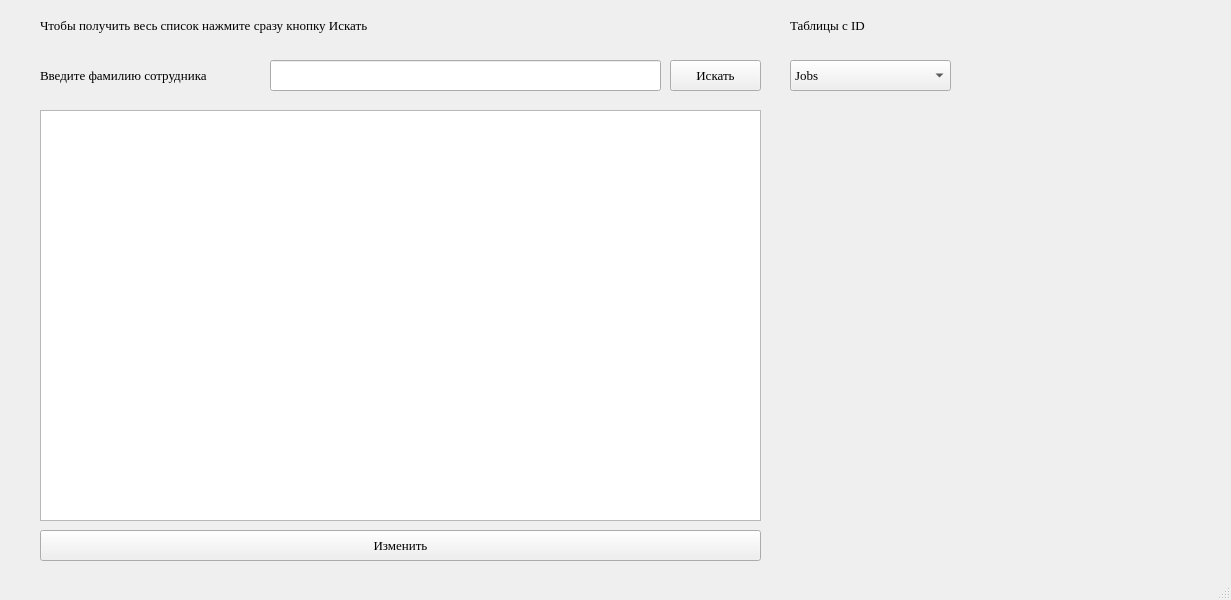
<?xml version="1.0" encoding="UTF-8"?>
<ui version="4.0">
 <class>MainWindow</class>
 <widget class="QMainWindow" name="MainWindow">
  <property name="geometry">
   <rect>
    <x>0</x>
    <y>0</y>
    <width>1231</width>
    <height>600</height>
   </rect>
  </property>
  <property name="font">
   <font>
    <family>Times New Roman</family>
    <pointsize>10</pointsize>
   </font>
  </property>
  <property name="windowTitle">
   <string>MainWindow</string>
  </property>
  <widget class="QWidget" name="centralwidget">
   <widget class="QLabel" name="lbl_hint">
    <property name="geometry">
     <rect>
      <x>40</x>
      <y>60</y>
      <width>231</width>
      <height>31</height>
     </rect>
    </property>
    <property name="font">
     <font>
      <family>Times New Roman</family>
      <pointsize>10</pointsize>
     </font>
    </property>
    <property name="text">
     <string>Введите фамилию сотрудника</string>
    </property>
   </widget>
   <widget class="QLineEdit" name="txt_input">
    <property name="geometry">
     <rect>
      <x>270</x>
      <y>60</y>
      <width>391</width>
      <height>31</height>
     </rect>
    </property>
   </widget>
   <widget class="QPushButton" name="btn_search">
    <property name="geometry">
     <rect>
      <x>670</x>
      <y>60</y>
      <width>91</width>
      <height>31</height>
     </rect>
    </property>
    <property name="text">
     <string>Искать</string>
    </property>
   </widget>
   <widget class="QTableWidget" name="table_Main">
    <property name="geometry">
     <rect>
      <x>40</x>
      <y>110</y>
      <width>721</width>
      <height>411</height>
     </rect>
    </property>
   </widget>
   <widget class="QPushButton" name="btn_changeinfo">
    <property name="geometry">
     <rect>
      <x>40</x>
      <y>530</y>
      <width>721</width>
      <height>31</height>
     </rect>
    </property>
    <property name="text">
     <string>Изменить</string>
    </property>
   </widget>
   <widget class="QLabel" name="lbl_info">
    <property name="geometry">
     <rect>
      <x>40</x>
      <y>10</y>
      <width>721</width>
      <height>31</height>
     </rect>
    </property>
    <property name="text">
     <string>Чтобы получить весь список нажмите сразу кнопку Искать</string>
    </property>
   </widget>
   <widget class="QComboBox" name="comboBox">
    <property name="geometry">
     <rect>
      <x>790</x>
      <y>60</y>
      <width>161</width>
      <height>31</height>
     </rect>
    </property>
    <item>
     <property name="text">
      <string>Jobs</string>
     </property>
    </item>
    <item>
     <property name="text">
      <string>FamilySituation</string>
     </property>
    </item>
    <item>
     <property name="text">
      <string>Study</string>
     </property>
    </item>
   </widget>
   <widget class="QLabel" name="label">
    <property name="geometry">
     <rect>
      <x>790</x>
      <y>10</y>
      <width>421</width>
      <height>31</height>
     </rect>
    </property>
    <property name="text">
     <string>Таблицы с ID</string>
    </property>
   </widget>
  </widget>
  <widget class="QStatusBar" name="statusbar"/>
 </widget>
 <resources/>
 <connections/>
</ui>
